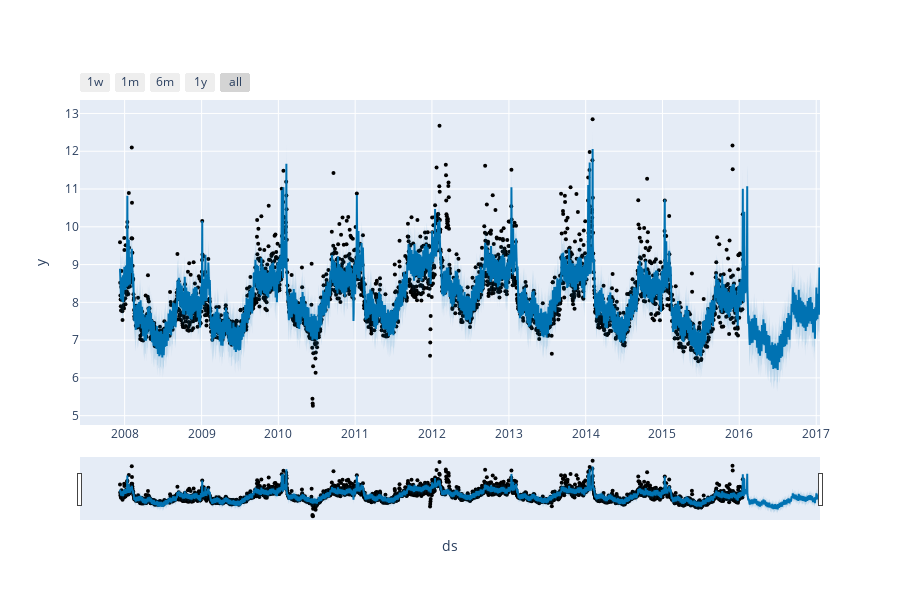

Notebook cell for this chart:
### Markdown cell above
### Plot using Ploty

### Code cell
from prophet.plot import plot_plotly, plot_components_plotly

plot_plotly(p, forecast_p)

### Figure 1 — Plotly figure (JSON) as saved in the notebook; plotly's stock layout.template omitted (floating-point values rounded to 4 significant figures; data arrays with more than 128 entries replaced by an {"elided": "..."} marker saying what was removed)
{"data": [{"marker": {"color": "black", "size": 4}, "mode": "markers", "name": "Actual", "type": "scatter", "x": {"elided": "2964 str values"}, "y": {"elided": "2964 float values"}}, {"hoverinfo": "skip", "line": {"width": 0}, "mode": "lines", "type": "scatter", "x": {"elided": "3329 str values"}, "y": {"elided": "3329 float values"}}, {"fill": "tonexty", "fillcolor": "rgba(0, 114, 178, 0.2)", "line": {"color": "#0072B2", "width": 2}, "mode": "lines", "name": "Predicted", "type": "scatter", "x": {"elided": "3329 str values"}, "y": {"elided": "3329 float values"}}, {"fill": "tonexty", "fillcolor": "rgba(0, 114, 178, 0.2)", "hoverinfo": "skip", "line": {"width": 0}, "mode": "lines", "type": "scatter", "x": {"elided": "3329 str values"}, "y": {"elided": "3329 float values"}}], "layout": {"height": 600, "showlegend": false, "width": 900, "xaxis": {"rangeselector": {"buttons": [{"count": 7, "label": "1w", "step": "day", "stepmode": "backward"}, {"count": 1, "label": "1m", "step": "month", "stepmode": "backward"}, {"count": 6, "label": "6m", "step": "month", "stepmode": "backward"}, {"count": 1, "label": "1y", "step": "year", "stepmode": "backward"}, {"step": "all"}]}, "rangeslider": {"visible": true}, "title": {"text": "ds"}, "type": "date"}, "yaxis": {"title": {"text": "y"}}}}
